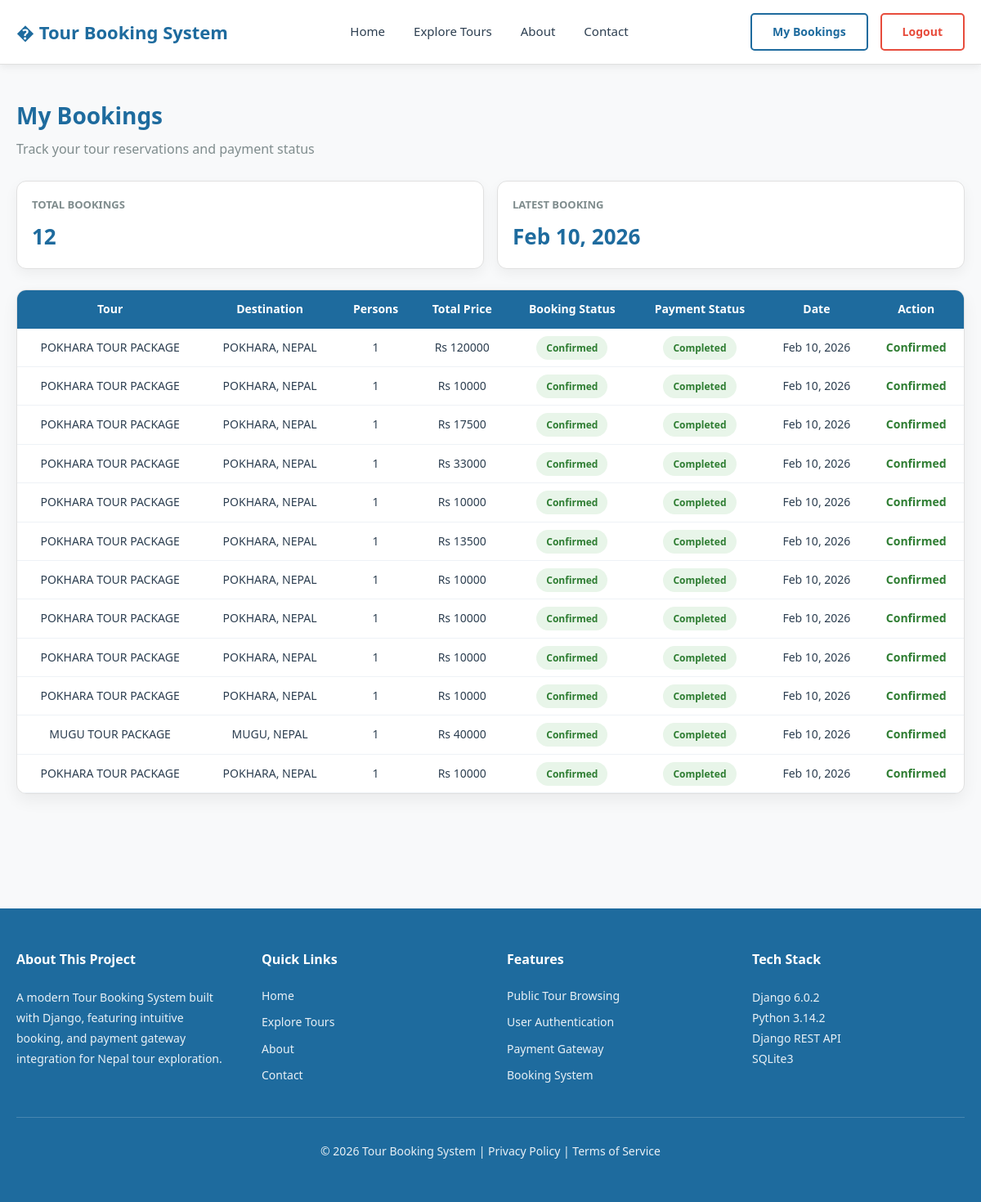
/bookings/ (signed in), run on an earlier commit of the app's database.
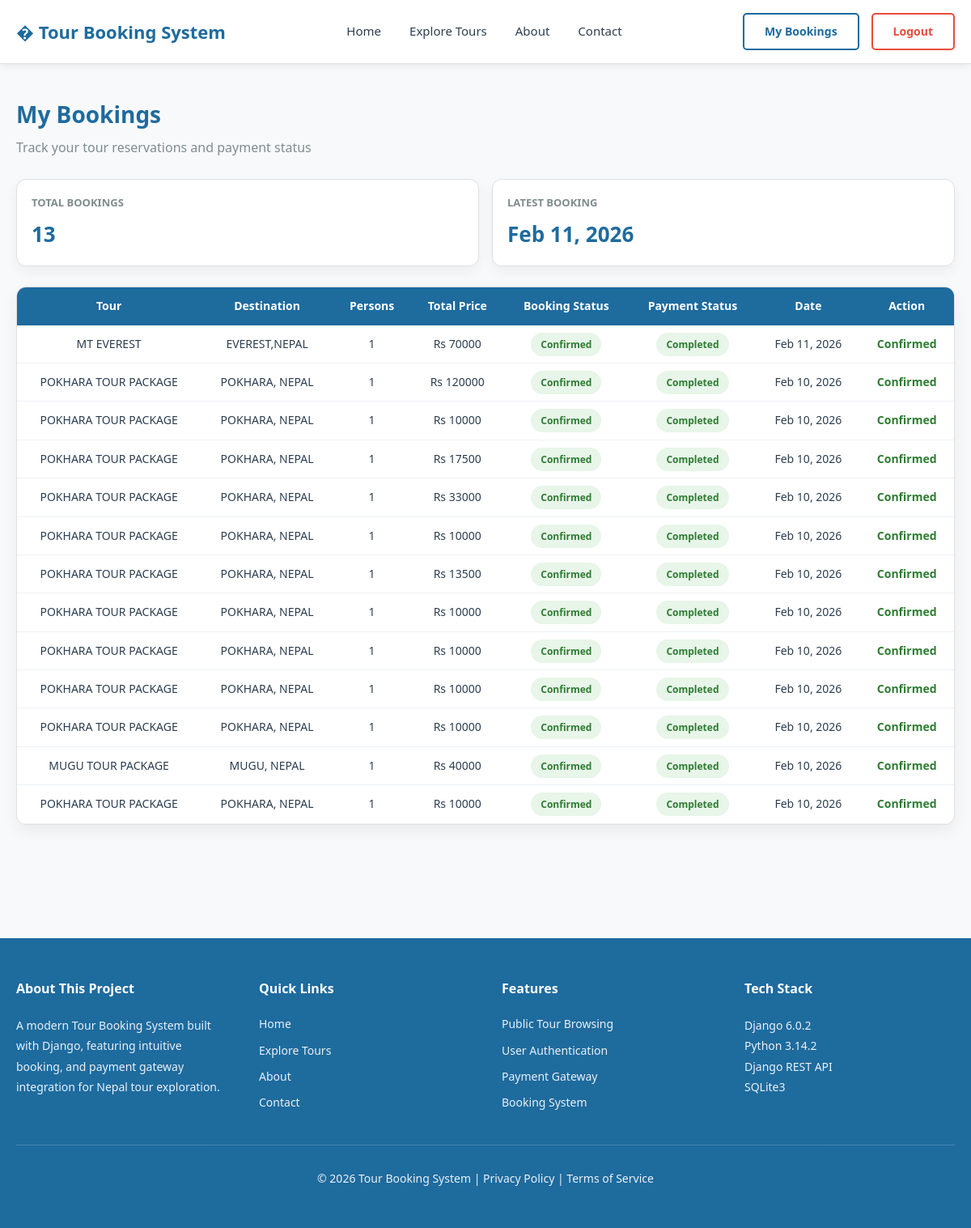
And on a later commit of the database.
### tour/models.py (models this page shows, shortened)
class Booking(models.Model):
    STATUS_CHOICES = [
        ('pending', 'Pending'),
        ('confirmed', 'Confirmed'),
        ('cancelled', 'Cancelled'),
    ]
    tourist = models.ForeignKey(Tourist, on_delete=models.CASCADE)
    tour = models.ForeignKey(Tour, on_delete=models.CASCADE)
    hotel = models.ForeignKey(Hotel, on_delete=models.SET_NULL, null=True, blank=True)
    addons = models.ManyToManyField(Addon, blank=True)
    days = models.PositiveIntegerField(default=1)
    persons = models.PositiveIntegerField(default=1)  # add persons if not already
    total_price = models.PositiveIntegerField(default=0)
    booking_date = models.DateTimeField(auto_now_add=True)
    status = models.CharField(max_length=20, choices=STATUS_CHOICES, default='pending')
    @property
    def computed_total_price(self):
        price = self.tour.base_price * self.days
        if self.days == 2:
            price *= 0.9
        elif self.days >= 3:
            price *= 0.85
        if self.hotel:
            price += self.hotel.price_per_day * self.days
        if self.addons.exists():
            for addon in self.addons.all():
                price += addon.price
        return int(price * self.persons)

class Tour(models.Model):
    title = models.CharField(max_length=200)   # Mustang Tour Package
    destination = models.CharField(max_length=150)
    duration_days = models.PositiveIntegerField()
    base_price = models.PositiveIntegerField(help_text="Price for 1 person")
    description = models.TextField()
    is_active = models.BooleanField(default=True)
    created_at = models.DateTimeField(auto_now_add=True)

class Hotel(models.Model):
    name = models.CharField(max_length=100)
    price_per_day = models.PositiveIntegerField()
    hotel_image = models.ImageField(upload_to='hotels/', blank=True, null=True)

### tour/views.py (the view)
# urls.py: path('bookings/', views.my_bookings, name='my_bookings'),
@login_required
def my_bookings(request):
    bookings = (
        Booking.objects.filter(tourist__user=request.user)
        .select_related('tour', 'hotel')
        .order_by('-booking_date')
    )
    return render(request, 'tour/my_bookings.html', {'bookings': bookings})

### tour/templates/tour/my_bookings.html (shortened to what this page needs)
{% extends "base.html" %}
{% block content %}
<div class="bookings-container">
    <div class="page-header">
        <h1>My Bookings</h1>
        <p>Track your tour reservations and payment status</p>
    </div>
    <div class="stats-grid">
        <div class="stat-card">
            <h4>Total Bookings</h4>
            <p>{{ bookings.count }}</p>
        </div>
        <div class="stat-card">
            <h4>Latest Booking</h4>
            <p>
                {% if bookings %}
                    {{ bookings.0.booking_date|date:"M d, Y" }}
                {% else %}
                    —
                {% endif %}
            </p>
        </div>
    </div>
    <div class="table-wrapper">
        <table>
            <thead>
                <tr>
                    <th>Tour</th>
                    <th>Destination</th>
                    <th>Persons</th>
                    <th>Total Price</th>
                    <th>Booking Status</th>
                    <th>Payment Status</th>
                    <th>Date</th>
                    <th>Action</th>
                </tr>
            </thead>
            <tbody>
            {% for booking in bookings %}
            <tr>
                <td data-label="Tour">
                    {{ booking.tour.title }}
                </td>
                <td data-label="Destination">
                    {{ booking.tour.destination }}
                </td>
                <td data-label="Persons">
                    {{ booking.persons }}
                </td>
                <td data-label="Total Price">
                    Rs {{ booking.computed_total_price }}
                </td>
                <td data-label="Booking Status">
                    {% if booking.status == "pending" %}
                        <span class="badge badge-pending">Pending</span>
                    {% elif booking.status == "confirmed" %}
                        <span class="badge badge-confirmed">Confirmed</span>
                    {% else %}
                        <span class="badge badge-cancelled">Cancelled</span>
                    {% endif %}
                </td>
                <td data-label="Payment Status">
                    {% if booking.payment %}
                        {% if booking.payment.status == "pending" %}
                            <span class="badge badge-pending">Pending</span>
                        {% elif booking.payment.status == "completed" %}
                            <span class="badge badge-confirmed">Completed</span>
                        {% else %}
                            <span class="badge badge-failed">Failed</span>
                        {% endif %}
                    {% else %}
                        <span class="badge badge-pending">Not Started</span>
                    {% endif %}
                </td>
                <td data-label="Date">
                    {{ booking.booking_date|date:"M d, Y" }}
                </td>
                <td data-label="Action">
                    {% if booking.status == "pending" %}
                        <a href="{% url 'payment_gateway' booking.id %}"
                           style="color: var(--primary); font-weight: 600; text-decoration: none;">
                           Pay Now
                        </a>
                    {% elif booking.status == "confirmed" %}
                        <span style="color:#2e7d32;font-weight:600;">
                            Confirmed
                        </span>
                    {% endif %}
                </td>
            </tr>
            {% empty %}
            <tr>
                <td colspan="8" class="empty-row">
                    No bookings available
                </td>
            </tr>
            {% endfor %}
            </tbody>
        </table>
    </div>
</div>
{% endblock %}

What changed in the data, as far as the page shows it:
added Booking: booking_date "Feb 11, 2026", tour "MT EVEREST", tour.destination "EVEREST,NEPAL", persons "1", computed_total_price "70000", status "Confirmed", shows "Completed"
Also different on the page:
{{ bookings.count }}: "12" → "13"
{{ bookings.0.booking_date|date:"M d, Y" }}: "Feb 10, 2026" → "Feb 11, 2026"
